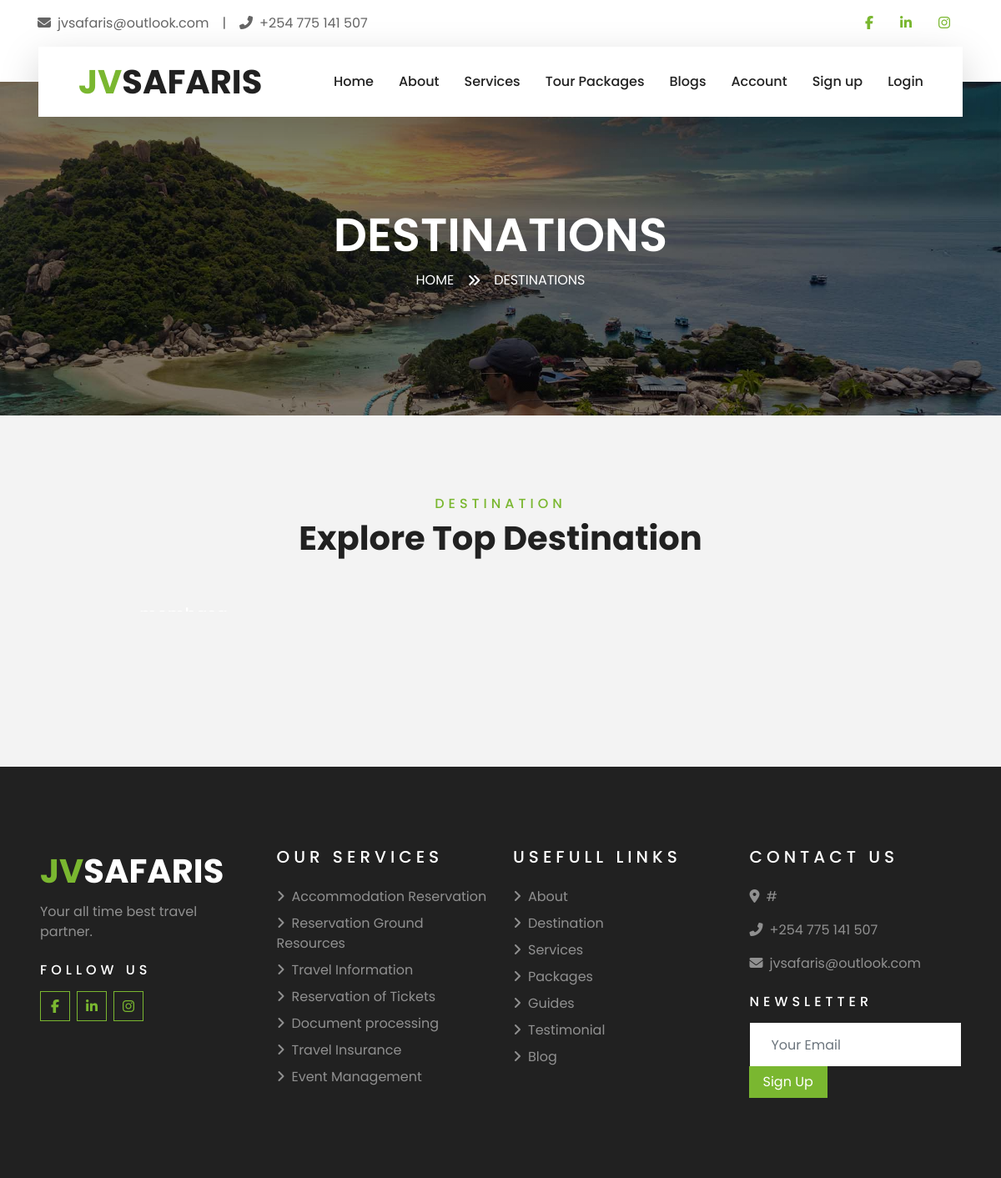
The page /destinations/ on the database as committed earlier.
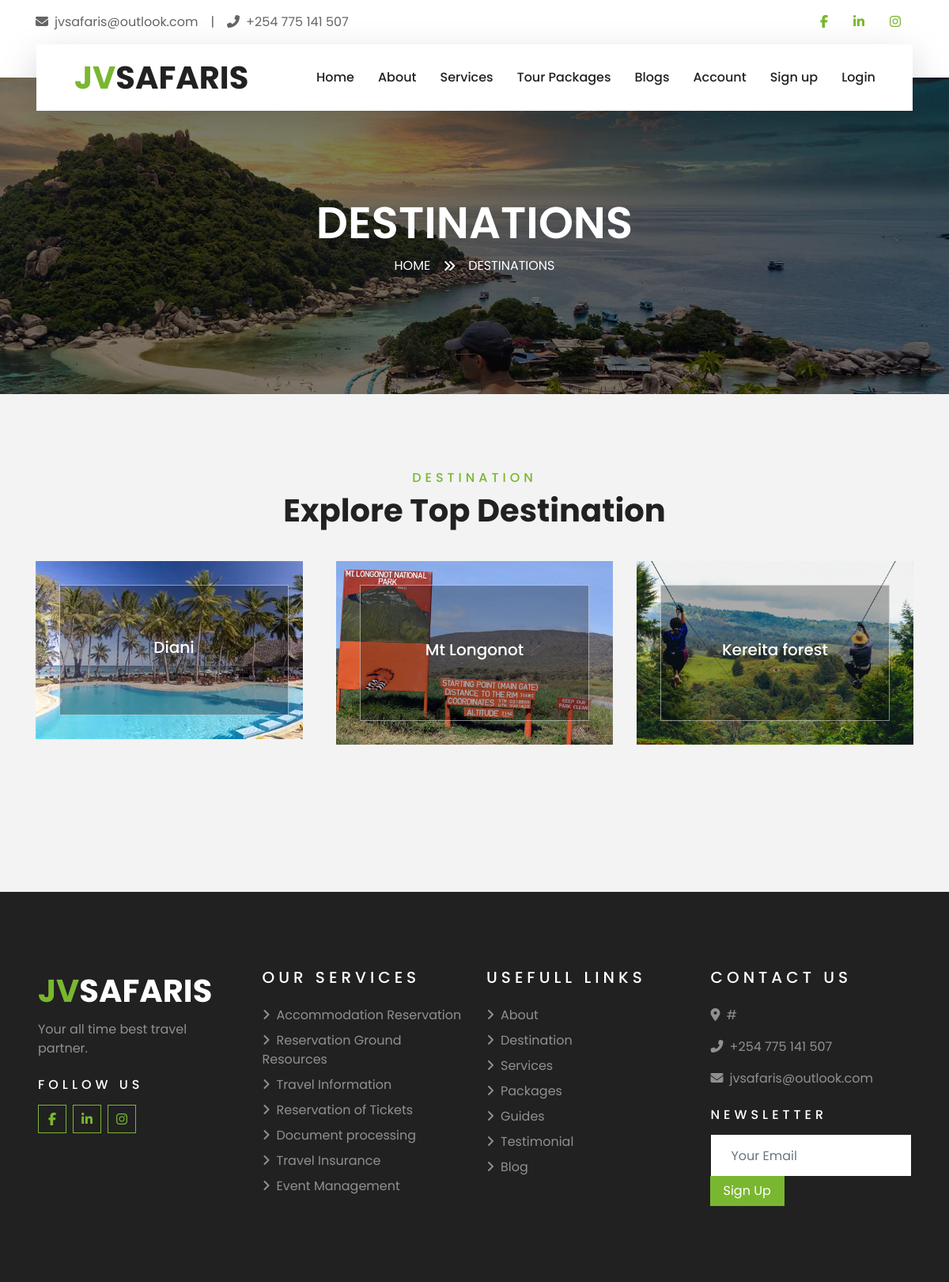
The same page on the database as committed later.
### JVSafarisMain/models.py (models this page shows, shortened)
class Destination(models.Model):
    destinantion_name = models.CharField(max_length = 400)
    image = models.FileField(default = '')

### JVSafarisMain/views.py (the view)
# urls.py: path('destinations/',views.destinations,name = 'destinations'),
def destinations(request):
    destinations = Destination.objects.all()
    return render(request,'JVSafarisMain/destination.html',{'destinations':destinations})

### JVSafarisMain/templates/jvsafarismain/destination.html (shortened to what this page needs)
{%extends 'JVSafarisMain/base.html'%}
{%load static%}
{%block pagetitle%}
Destinations
{%endblock%}
{%block subtitle%}
Destinations
{%endblock%}
{%block body%}
    <div class="container-fluid py-5">
        <div class="container pt-5 pb-3">
            <div class="text-center mb-3 pb-3">
                <h6 class="text-primary text-uppercase" style="letter-spacing: 5px;">Destination</h6>
                <h1>Explore Top Destination</h1>
            </div>
            <div class="row">
                {%for destination in destinations%}
                <div class="col-lg-4 col-md-6 mb-4">
                    <div class="destination-item position-relative overflow-hidden mb-2">
                        <img class="img-fluid" src="{{destination.image.url}}" alt="">
                        <a class="destination-overlay text-white text-decoration-none" href="">
                            <h5 class="text-white">{{destination.destinantion_name}}</h5>
                        </a>
                    </div>
                </div>
                {%endfor%}
            </div>
        </div>
    </div>
{%endblock%}

Rows that differ between the two databases and show on the page:
added Destination: image (picture), destinantion_name "Diani"
added Destination: image (picture), destinantion_name "Mt Longonot"
added Destination: image (picture), destinantion_name "Kereita forest"
